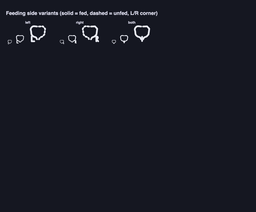
#> input picture feed-sides-v1.png, 256 x 212 px, shrunk from 1200 x 994 before the run
$ python key-gray.py ../../feed-sides-v1.png ../../feed-sides-v2.png 5 5 5
#> lines starting #> are read from the running program, lines starting #| are printed output that depends on the picture
#!/usr/bin/env python3
"""Key a uniform #808080 generation canvas to transparency (brief 04 art pipeline).

gpt-image-2 has no transparent-background support, so art is generated on a solid
mid-gray canvas and keyed out here (docs/design/icons.md gotcha). Ink pixels are
unmixed against the known background: alpha = |pixel-bg| / |ink-bg| (channel avg,
clamped), color snapped to pure ink. Anti-aliased edges come out clean.
"""
import sys
from PIL import Image

BG = (0x80, 0x80, 0x80)
INK = (0x2A, 0x28, 0x70)  # deep indigo — brief 04 palette anchor
TOLERANCE = 10             # pixels this close to BG are fully transparent


def dist(a, b):
    return sum(abs(x - y) for x, y in zip(a, b)) / 3.0


def main(src, dst, ink=INK):
#> called with src = '../../feed-sides-v1.png', dst = '../../feed-sides-v2.png', ink = (5, 5, 5)
    img = Image.open(src).convert("RGBA")
    px = img.load()
    span = max(dist(ink, BG), 1.0)
    for y in range(img.height):
        for x in range(img.width):
            r, g, b, _ = px[x, y]
            d = dist((r, g, b), BG)
            if d <= TOLERANCE:
                px[x, y] = (ink[0], ink[1], ink[2], 0)
                continue
            alpha = min(1.0, d / span)
            # Snap color to ink; alpha carries the anti-aliasing.
            px[x, y] = (ink[0], ink[1], ink[2], int(round(alpha * 255)))
    img.save(dst)
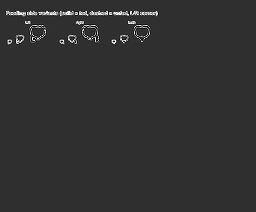
#> saved as feed-sides-v2.png: PIL image 256x212 RGBA; mean R, G, B, A 5, 5, 5, 209.8; transparent parts drawn white
    print(f"keyed: {dst}")


if __name__ == "__main__":
    ink = (
        int(sys.argv[3], 16),
        int(sys.argv[4], 16),
        int(sys.argv[5], 16),
    ) if len(sys.argv) > 5 else INK
    main(sys.argv[1], sys.argv[2], ink)
